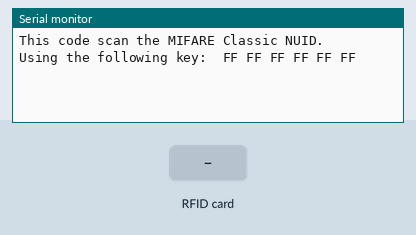
Simulated run of this sketch. Board: Arduino Uno, built with avr-gcc and run on an emulated ATmega328P. Parts: the last lines printed to the serial monitor. Inputs (shaded band) come from the test bench.

Above: at 1.2 s.
1.3 s: RFID card 5E 7A 19 C4 held to the reader
At 1.8 s:
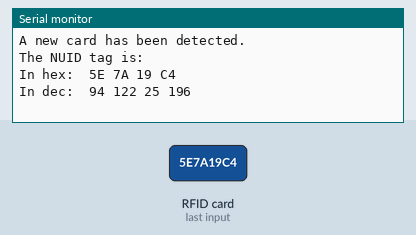
2.8 s: RFID card 5E 7A 19 C4 held to the reader
At 3.3 s:
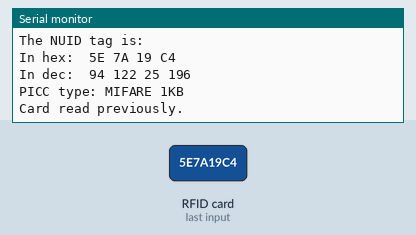

The sketch:

CekPin.ino
```cpp
#include<SPI.h>
#include<MFRC522.h>

#define SS_PIN 10
#define RST_PIN 5

MFRC522 rfid(SS_PIN, RST_PIN);

MFRC522::MIFARE_Key key;

byte nuidPICC[3];

void setup(){
  Serial.begin(9600);
  SPI.begin();
  rfid.PCD_Init();

  for(byte i = 0; i < 6; i++){
    key.keyByte[i] = 0xFF;
  }

  Serial.println(F("This code scan the MIFARE Classic NUID."));
  Serial.print(F("Using the following key: "));
  printHex(key.keyByte, MFRC522::MF_KEY_SIZE);
}

void loop(){
  if (! rfid.PICC_IsNewCardPresent())
    return;

  if (! rfid.PICC_ReadCardSerial())
    return;

  Serial.print(F("PICC type: "));
  MFRC522::PICC_Type piccType = rfid.PICC_GetType(rfid.uid.sak);
  Serial.println(rfid.PICC_GetTypeName(piccType));

  if(piccType != MFRC522::PICC_TYPE_MIFARE_MINI &&
    piccType != MFRC522::PICC_TYPE_MIFARE_1K &&
    piccType != MFRC522::PICC_TYPE_MIFARE_4K){
    Serial.println(F("Your tag is not type MIFARE Classic."));
    return;
  }

  if(rfid.uid.uidByte[0] != nuidPICC[0] ||
    rfid.uid.uidByte[1] != nuidPICC[1] ||
    rfid.uid.uidByte[2] != nuidPICC[2] ||
    rfid.uid.uidByte[3] != nuidPICC[3]){
    Serial.println(F("A new card has been detected."));

    for(byte i = 0; i < 4; i++){
      nuidPICC[i] = rfid.uid.uidByte[i];
    }

    Serial.println(F("The NUID tag is: "));
    Serial.print(F("In hex: "));
    printHex(rfid.uid.uidByte, rfid.uid.size);
    Serial.println();
    Serial.print(F("In dec: "));
    printDec(rfid.uid.uidByte, rfid.uid.size);
    Serial.println();
  } else Serial.println(F("Card read previously."));

  rfid.PICC_HaltA();

  rfid.PCD_StopCrypto1();
}

void printHex(byte *buffer, byte bufferSize){
  for(byte i = 0; i < bufferSize; i++){
    Serial.print(buffer[i] < 0x10 ? " 0" : " ");
    Serial.print(buffer[i], HEX);
  }
}

void printDec(byte *buffer, byte bufferSize){
  for(byte i = 0; i < bufferSize; i++){
    Serial.print(buffer[i] < 0x10 ? " 0" : " ");
    Serial.print(buffer[i], DEC);
  }
}
```

Measured:
- after the input at 1.3 s, the serial monitor: prints a new line at once (image 1)
- after the input at 2.8 s, the serial monitor: prints a new line at once (image 2)
